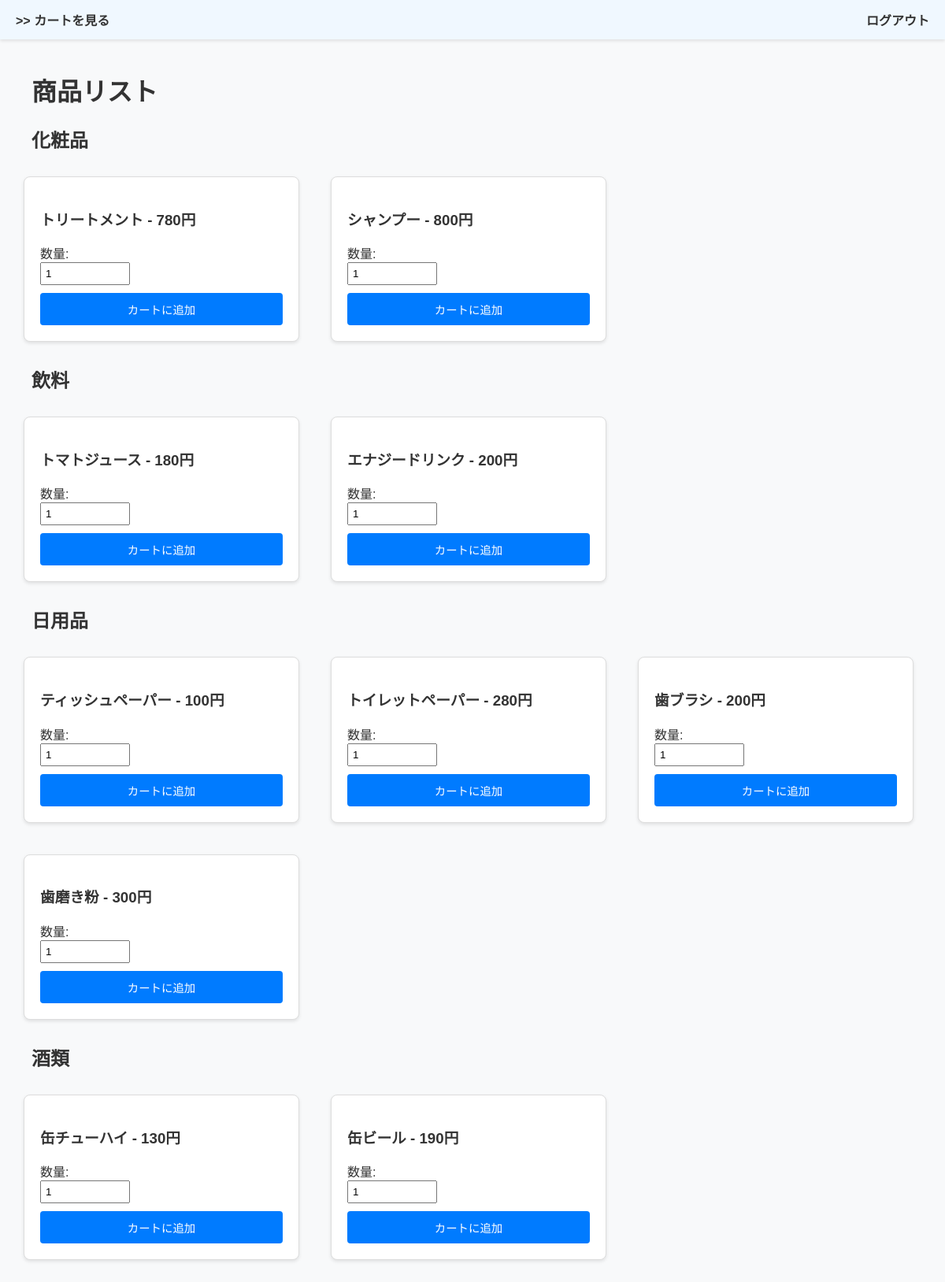
The app's page /products/ (signed in) with its own data.
### products/models.py (models this page shows, shortened)
class Category(models.Model):
    name = models.CharField(max_length=255)

class Product(models.Model):
    name = models.CharField(max_length=255)
    price = models.DecimalField(max_digits=10, decimal_places=0)
    category = models.ForeignKey(Category, on_delete=models.CASCADE)

### products/views.py (the view)
# urls.py: path('', views.product_list, name='product_list'),
@login_required
def product_list(request):
    categories = Category.objects.all()
    products_by_category = {}
    for category in categories:
        products_by_category[category] = Product.objects.filter(category=category)
    return render(request, 'products/product_list.html', {'products_by_category': products_by_category})

### templates/products/product_list.html (shortened to what this page needs)
{% extends 'base.html' %}
{% block header %}
<header>
    <a href="{% url 'cart:cart' %}">>> カートを見る</a>
    <div class="logout_btn">
        <a href="{% url 'accounts:logout' %}">ログアウト</a>
    </div>
</header>
{% endblock %}
{% block main %}
<main class="site_main">
    <h1>商品リスト</h1>
    {% for category, products in products_by_category.items %}
    <h2>{{ category.name }}</h2>
    <ul class="product_list">
        {% for product in products %}
        <li>
            <h3>{{ product.name }} - {{ product.price }}円</h3>
            <form method="post" action="{% url 'cart:add_to_cart' product.id %}">
                <label for="quantity_{{ product.id }}">数量: </label>
                <input type="number" id="quantity_{{ product.id }}" name="quantity" value="1" min="1">
                <button type="submit">カートに追加</button>
            </form>
        </li>
        {% endfor %}
    </ul>
    {% endfor %}
</main>
{% endblock %}

### static/css/style.css (style rules this page uses)
header { background-color: #f0f8ff; width: 100%; height: 50px; display: flex; position: fixed; align-items: center; padding-left: 20px; box-shadow: 0 2px 4px rgba(0, 0, 0, 0.1); box-sizing: border-box; margin-top: 0; }
header .logout_btn { margin-left: auto; padding-right: 20px; margin-right: 0; }
header a { color: #333; text-decoration: none; font-weight: bold; }
body { background-color: #f8f9fa; margin: 0; padding: 0; font-family: Arial, sans-serif; color: #333; overflow-x: hidden; box-sizing: border-box; }
h1, h2 { color: #333; padding-left: 20px; }
.site_main { padding: 20px; width: 100%; max-width: 1200px; margin: 0 auto; padding-top: 70px; box-sizing: border-box; }
.product_list { display: flex; flex-wrap: wrap; gap: 20px; list-style: none; padding: 0; justify-content: flex-start; box-sizing: border-box; }
.product_list li { background-color: #fff; border: 1px solid #ddd; border-radius: 8px; box-shadow: 0 2px 4px rgba(0, 0, 0, 0.1); flex: 0 0 350px; display: flex; flex-direction: column; padding: 20px; margin: 10px; box-sizing: border-box; }
.product_list li form { margin-top: auto; display: flex; flex-direction: column; }
.product_list li form input[type="number"] { width: 100px; padding: 5px; margin-bottom: 10px; }
.product_list li form button { background-color: #007bff; color: white; border: none; padding: 10px; cursor: pointer; border-radius: 4px; font-size: 0.9rem; width: 100%; }

### records on screen
Category: name "化粧品"
Product: name "トリートメント", price "780", quantity "1"
Product: name "シャンプー", price "800"
Category: name "飲料"
Product: name "トマトジュース", price "180"
Product: name "エナジードリンク", price "200"
Category: name "日用品"
Product: name "ティッシュペーパー", price "100"
Product: name "トイレットペーパー", price "280"
Product: name "歯ブラシ", price "200"
Product: name "歯磨き粉", price "300"
Category: name "酒類"
Product: name "缶チューハイ", price "130"
Product: name "缶ビール", price "190"
